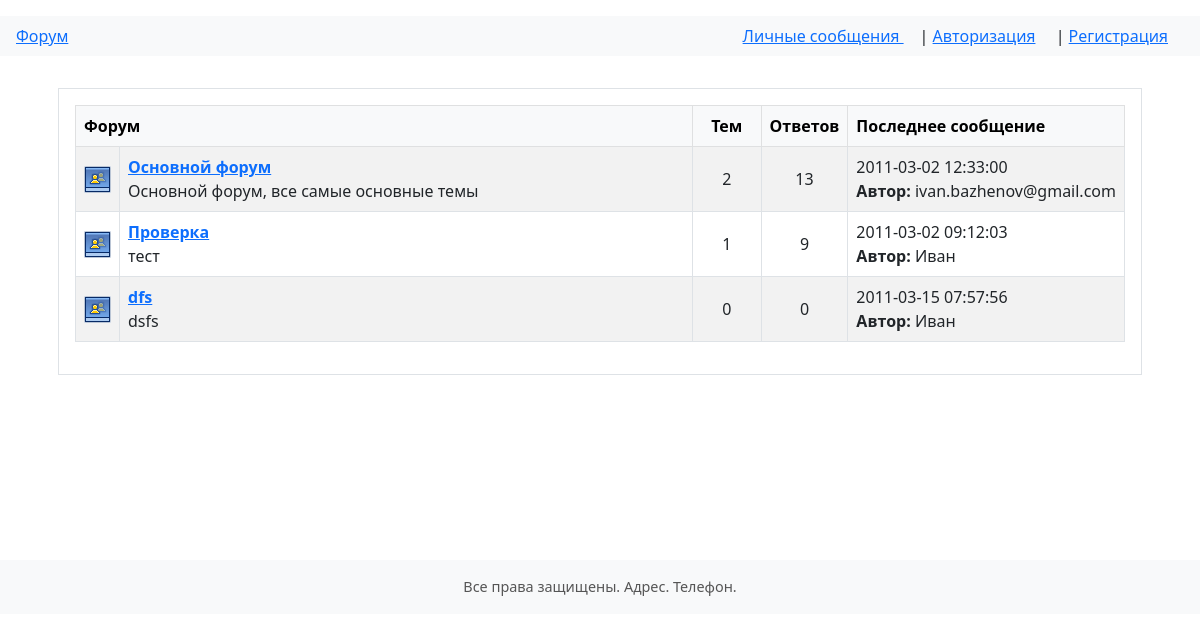
The page / on the database its author committed.
### tables this page shows
CREATE TABLE IF NOT EXISTS `forums` (
`id_forums` bigint(20) NOT NULL,
  `subject_id` bigint(20) NOT NULL DEFAULT '0',
  `parent_forum_id` bigint(20) NOT NULL DEFAULT '0',
  `forum_name` char(255) NOT NULL,
  `icon_img` char(255) NOT NULL DEFAULT 'user.gif',
  `description` char(255) NOT NULL,
  `id_last_author` bigint(20) NOT NULL,
  `last_author` varchar(255) NOT NULL,
  `last_post` datetime NOT NULL,
  `id_thread_last` bigint(20) NOT NULL DEFAULT '0',
  `threads_quantity` bigint(20) NOT NULL DEFAULT '0',
  `posts_quantity` bigint(20) DEFAULT '0',
  `prison` bit(1) NOT NULL DEFAULT b'0'
);

### include/Controller/Controller.php (called while the page is built, shortened)
<?php
abstract class Controller
{
    public function Request(): void
    {
        $this->OnInput();
        $this->OnOutput();
    }
    protected function Template(string $fileName, array $vars = []): string
    {
        extract($vars, EXTR_SKIP);
        include $fileName;
        return ob_get_clean();
    }
}

### include/ViewController.php (called while the page is built, shortened)
<?php
class ViewController extends BaseController
{
    public ?array $user = null;
    public int $online = 0;
    public array $online_user = [];
    private array $array_forums = [];
    private Database $database;
    public function __construct()
    {
        $this->database = new Database();
    }
    protected function OnInput(): void
    {
        $users = Users::Instance();
        $users->ClearSessions();
        $this->user = $users->Get();
        $onlineUsers = $users->Can();
        $this->online = is_array($onlineUsers) ? count($onlineUsers) : 0;
        $this->online_user = $users->IsOnline();
        $this->array_forums = $this->database->forums_select();
    }
    protected function OnOutput(): void
    {
        $vars = [
            'array_forums' => $this->array_forums,
            'user' => $this->user,
            'online' => $this->online,
            'online_user' => $this->online_user,
            'array_podforums' => $this->array_podforums ?? [],
        ];
        $this->content = $this->Template('templates/v_view.php', $vars);
    }
}

### index.php (called while the page is built, shortened)
<?php
$controller = new $controllerClass();
$controller->Request();

### include/Database.php (called while the page is built, shortened)
<?php
class Database
{
    private string $hostname;
    private string $username;
    private string $password;
    private string $dbName;
    private ?PDO $dbh = null;
    public function __construct()
    {
        $dotenv = Dotenv::createImmutable(dirname(__DIR__, 2));
        $defaultHost = ($_ENV['APP_ENV'] ?? '') === 'docker' ? 'db' : '127.0.0.1';
        $this->hostname = $_ENV['MYSQL_HOST'] ?? $defaultHost;
        $this->username = $_ENV['MYSQL_USER'];
        $this->password = $_ENV['MYSQL_PASSWORD'];
        $this->dbName = $_ENV['MYSQL_DATABASE'];
    }
    public function forums_select()
    {
        try {
            $sql = 'SELECT * FROM forums WHERE parent_forum_id = 0';
            return $this->getConnection()->query($sql)->fetchAll();
        } catch (PDOException $e) {
            return [];
        }
    }
    private function getConnection(): PDO
    {
        if ($this->dbh === null) {
            try {
                $dsn = "mysql:host={$this->hostname};dbname={$this->dbName};charset=utf8";
                $options = [
                    PDO::ATTR_ERRMODE => PDO::ERRMODE_EXCEPTION,
                    PDO::ATTR_DEFAULT_FETCH_MODE => PDO::FETCH_ASSOC,
                    PDO::MYSQL_ATTR_INIT_COMMAND => "SET NAMES 'UTF8'",
                ];
                $this->dbh = new PDO($dsn, $this->username, $this->password, $options);
            } catch (PDOException $e) {
                throw $e;
            }
        }
        return $this->dbh;
    }
}

### templates/v_view.php (the view, shortened to what this page needs)
<div class="container mt-3">
    <div class="border p-3 mb-4" id="fo_1">
        <table class="table table-striped table-bordered ipbtable">
            <thead class="table-light">
            <tr>
                <th colspan="2" style="width:66%;">Форум</th>
                <th class="text-center" style="width:7%;">Тем</th>
                <th class="text-center" style="width:7%;">Ответов</th>
                <th style="width:35%;">Последнее сообщение</th>
            </tr>
            </thead>
            <tbody>
            <?php if (!isset($_GET['showforum'])): ?>
                <?php foreach ($array_forums as $row): ?>
                    <tr>
                        <td class="align-middle text-center" style="width:1%;">
                            <img src="images/<?= htmlspecialchars($row['icon_img']) ?>" alt="" />
                        </td>
                        <td class="align-middle">
                            <b><a href="index.php?c=showforum&id=<?= (int)$row['id_forums'] ?>&page=1"><?= htmlspecialchars($row['forum_name']) ?></a></b>
                            <br />
                            <span class="forumdesc">
                                    <?= nl2br(htmlspecialchars($row['description'])) ?>
                                </span>
                        </td>
                        <td class="align-middle text-center"><?= (int)$row['threads_quantity'] ?></td>
                        <td class="align-middle text-center"><?= (int)$row['posts_quantity'] ?></td>
                        <td class="align-middle" nowrap="nowrap">
                            <?php if (empty($row['last_author'])): ?>
                                <span>Сообщений нет...<br /><b></b></span>
                            <?php else: ?>
                                <span><?= htmlspecialchars($row['last_post']) ?><br /><b>Автор:</b> <?= htmlspecialchars($row['last_author']) ?></span>
                            <?php endif; ?>
                        </td>
                    </tr>
                <?php endforeach; ?>
            <?php endif; ?>
            </tbody>
        </table>
    </div>
</div>

### rows shown on the page
forums: icon_img (placeholder picture), forum_name "Основной форум", description "Основной форум, все самые основные темы", threads_quantity "2", posts_quantity "13", last_post "2011-03-02 12:33:00", last_author "ivan.bazhenov@gmail.com"
forums: icon_img (placeholder picture), forum_name "Проверка", description "тест", threads_quantity "1", posts_quantity "9", last_post "2011-03-02 09:12:03", last_author "Иван"
forums: icon_img (placeholder picture), forum_name "dfs", description "dsfs", threads_quantity "0", posts_quantity "0", last_post "2011-03-15 07:57:56", last_author "Иван"
